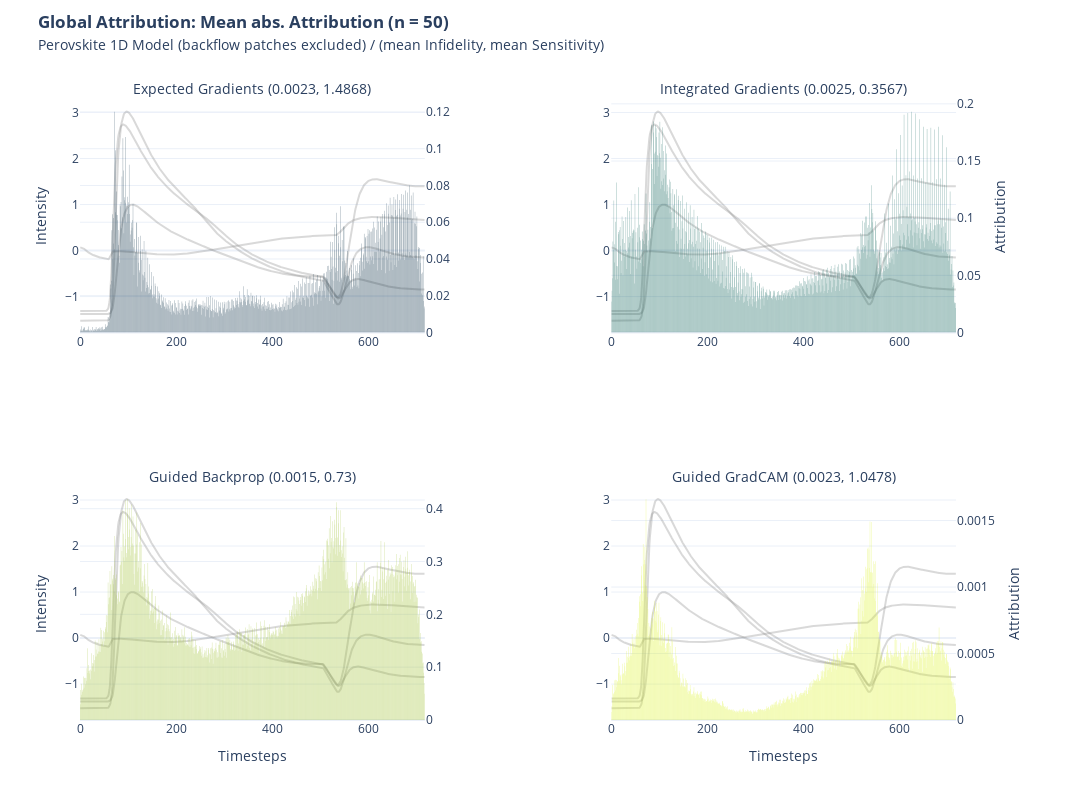

Notebook code for this chart:
### Markdown cell above
## Visualization of global abs. attribution

### Code cell
import plotly.graph_objects as go


def format_title(title, subtitle=None, subtitle_font_size=14):
    title = f"<b>{title}</b>"
    if not subtitle:
        return title
    subtitle = f'<span style="font-size: {subtitle_font_size}px;">{subtitle}</span>'
    return f"{title}<br>{subtitle}"


from plotly.subplots import make_subplots

x = x_batch.mean(0)

fig = make_subplots(
    rows=2,
    cols=2,
    specs=[
        [{"secondary_y": True}, {"secondary_y": True}],
        [{"secondary_y": True}, {"secondary_y": True}],
    ],
    subplot_titles=(
        format_title(
            "",
            "Expected Gradients ("
            + str(np.round(infid_eg.numpy(), 4))
            + ", "
            + str(np.round(sens_eg.numpy(), 4))
            + ")",
        ),
        format_title(
            "",
            "Integrated Gradients ("
            + str(np.round(infid_ig.numpy(), 4))
            + ", "
            + str(np.round(sens_ig.numpy(), 4))
            + ")",
        ),
        format_title(
            "",
            "Guided Backprop ("
            + str(np.round(infid_gbp.numpy(), 4))
            + ", "
            + str(np.round(sens_gbp.numpy(), 4))
            + ")",
        ),
        format_title(
            "",
            "Guided GradCAM ("
            + str(np.round(infid_ggc.numpy(), 4))
            + ", "
            + str(np.round(sens_ggc.numpy(), 4))
            + ")",
        ),
    ),
)


fig.add_trace(
    go.Scatter(y=x[0], name="ND", marker_color="grey", opacity=0.3, showlegend=False),
    row=1,
    col=1,
)
fig.add_trace(
    go.Scatter(
        y=x[1], name="LP725", marker_color="grey", opacity=0.3, showlegend=False
    ),
    row=1,
    col=1,
)
fig.add_trace(
    go.Scatter(
        y=x[2], name="LP780", marker_color="grey", opacity=0.3, showlegend=False
    ),
    row=1,
    col=1,
)
fig.add_trace(
    go.Scatter(
        y=x[3], name="SP775", marker_color="grey", opacity=0.3, showlegend=False
    ),
    row=1,
    col=1,
)
fig.add_trace(
    go.Bar(
        y=attr_eg.squeeze().sum(axis=0),
        marker_color="#042940",
        opacity=0.5,
        showlegend=False,
        marker_line_width=0,
    ),
    secondary_y=True,
    row=1,
    col=1,
)

fig.add_trace(
    go.Scatter(y=x[0], name="ND", marker_color="grey", opacity=0.3, showlegend=False),
    row=1,
    col=2,
)
fig.add_trace(
    go.Scatter(
        y=x[1], name="LP725", marker_color="grey", opacity=0.3, showlegend=False
    ),
    row=1,
    col=2,
)
fig.add_trace(
    go.Scatter(
        y=x[2], name="LP780", marker_color="grey", opacity=0.3, showlegend=False
    ),
    row=1,
    col=2,
)
fig.add_trace(
    go.Scatter(
        y=x[3], name="SP775", marker_color="grey", opacity=0.3, showlegend=False
    ),
    row=1,
    col=2,
)
fig.add_trace(
    go.Bar(
        y=attr_ig.squeeze().sum(axis=0),
        marker_color="#005C53",
        opacity=0.5,
        showlegend=False,
        marker_line_width=0,
    ),
    secondary_y=True,
    row=1,
    col=2,
)

fig.add_trace(
    go.Scatter(y=x[0], name="ND", marker_color="grey", opacity=0.3, showlegend=False),
    row=2,
    col=1,
)
fig.add_trace(
    go.Scatter(
        y=x[1], name="LP725", marker_color="grey", opacity=0.3, showlegend=False
    ),
    row=2,
    col=1,
)
fig.add_trace(
    go.Scatter(
        y=x[2], name="LP780", marker_color="grey", opacity=0.3, showlegend=False
    ),
    row=2,
    col=1,
)
fig.add_trace(
    go.Scatter(
        y=x[3], name="SP775", marker_color="grey", opacity=0.3, showlegend=False
    ),
    row=2,
    col=1,
)
fig.add_trace(
    go.Bar(
        y=attr_gbp.squeeze().sum(axis=0),
        marker_color="#9FC131",
        opacity=0.5,
        showlegend=False,
        marker_line_width=0,
    ),
    secondary_y=True,
    row=2,
    col=1,
)

fig.add_trace(
    go.Scatter(y=x[0], name="ND", marker_color="grey", opacity=0.3, showlegend=False),
    row=2,
    col=2,
)
fig.add_trace(
    go.Scatter(
        y=x[1], name="LP725", marker_color="grey", opacity=0.3, showlegend=False
    ),
    row=2,
    col=2,
)
fig.add_trace(
    go.Scatter(
        y=x[2], name="LP780", marker_color="grey", opacity=0.3, showlegend=False
    ),
    row=2,
    col=2,
)
fig.add_trace(
    go.Scatter(
        y=x[3], name="SP775", marker_color="grey", opacity=0.3, showlegend=False
    ),
    row=2,
    col=2,
)
fig.add_trace(
    go.Bar(
        y=attr_ggc.squeeze().sum(axis=0),
        marker_color="#DBF227",
        opacity=0.5,
        showlegend=False,
        marker_line_width=0,
    ),
    secondary_y=True,
    row=2,
    col=2,
)

fig.update_yaxes(title=None)
fig.update_yaxes(title_text=None, secondary_y=True)
fig.update_xaxes(title=None)

fig.update_yaxes(title="Intensity", row=1, col=1)
fig.update_yaxes(title_text=None, secondary_y=True, row=1, col=1)
fig.update_yaxes(title_text="Attribution", secondary_y=True, row=1, col=2)
fig.update_yaxes(title="Intensity", row=2, col=1)
fig.update_yaxes(title_text=None, secondary_y=True, row=2, col=1)
fig.update_yaxes(title_text="Attribution", secondary_y=True, row=2, col=2)
fig.update_xaxes(title="Timesteps", row=2, col=1)
fig.update_xaxes(title="Timesteps", row=2, col=2)

fig.update_layout(
    title=format_title(
        "Global Attribution: Mean abs. Attribution (n = " + str(batch_size) + ")",
        "Perovskite 1D Model (backflow patches excluded) / (mean Infidelity, mean Sensitivity)",
    ),
    legend_title=None,
    title_y=0.965,
    title_x=0.035,
    template="plotly_white",
    height=800,
    width=2000,
)

fig.write_image("xai/images/1D/1D_nb_cmp_global.png", scale=2)

fig.show()

### Figure 1 — Plotly figure (JSON) as saved in the notebook; plotly's stock layout.template omitted (floating-point values rounded to 4 significant figures; data arrays with more than 128 entries replaced by an {"elided": "..."} marker saying what was removed)
{"data": [{"marker": {"color": "grey"}, "name": "ND", "opacity": 0.3, "showlegend": false, "type": "scatter", "xaxis": "x", "y": {"elided": "719 float values"}, "yaxis": "y"}, {"marker": {"color": "grey"}, "name": "LP725", "opacity": 0.3, "showlegend": false, "type": "scatter", "xaxis": "x", "y": {"elided": "719 float values"}, "yaxis": "y"}, {"marker": {"color": "grey"}, "name": "LP780", "opacity": 0.3, "showlegend": false, "type": "scatter", "xaxis": "x", "y": {"elided": "719 float values"}, "yaxis": "y"}, {"marker": {"color": "grey"}, "name": "SP775", "opacity": 0.3, "showlegend": false, "type": "scatter", "xaxis": "x", "y": {"elided": "719 float values"}, "yaxis": "y"}, {"marker": {"color": "#042940", "line": {"width": 0}}, "opacity": 0.5, "showlegend": false, "type": "bar", "xaxis": "x", "y": {"elided": "719 float values"}, "yaxis": "y2"}, {"marker": {"color": "grey"}, "name": "ND", "opacity": 0.3, "showlegend": false, "type": "scatter", "xaxis": "x2", "y": {"elided": "719 float values"}, "yaxis": "y3"}, {"marker": {"color": "grey"}, "name": "LP725", "opacity": 0.3, "showlegend": false, "type": "scatter", "xaxis": "x2", "y": {"elided": "719 float values"}, "yaxis": "y3"}, {"marker": {"color": "grey"}, "name": "LP780", "opacity": 0.3, "showlegend": false, "type": "scatter", "xaxis": "x2", "y": {"elided": "719 float values"}, "yaxis": "y3"}, {"marker": {"color": "grey"}, "name": "SP775", "opacity": 0.3, "showlegend": false, "type": "scatter", "xaxis": "x2", "y": {"elided": "719 float values"}, "yaxis": "y3"}, {"marker": {"color": "#005C53", "line": {"width": 0}}, "opacity": 0.5, "showlegend": false, "type": "bar", "xaxis": "x2", "y": {"elided": "719 float values"}, "yaxis": "y4"}, {"marker": {"color": "grey"}, "name": "ND", "opacity": 0.3, "showlegend": false, "type": "scatter", "xaxis": "x3", "y": {"elided": "719 float values"}, "yaxis": "y5"}, {"marker": {"color": "grey"}, "name": "LP725", "opacity": 0.3, "showlegend": false, "type": "scatter", "xaxis": "x3", "y": {"elided": "719 float values"}, "yaxis": "y5"}, {"marker": {"color": "grey"}, "name": "LP780", "opacity": 0.3, "showlegend": false, "type": "scatter", "xaxis": "x3", "y": {"elided": "719 float values"}, "yaxis": "y5"}, {"marker": {"color": "grey"}, "name": "SP775", "opacity": 0.3, "showlegend": false, "type": "scatter", "xaxis": "x3", "y": {"elided": "719 float values"}, "yaxis": "y5"}, {"marker": {"color": "#9FC131", "line": {"width": 0}}, "opacity": 0.5, "showlegend": false, "type": "bar", "xaxis": "x3", "y": {"elided": "719 float values"}, "yaxis": "y6"}, {"marker": {"color": "grey"}, "name": "ND", "opacity": 0.3, "showlegend": false, "type": "scatter", "xaxis": "x4", "y": {"elided": "719 float values"}, "yaxis": "y7"}, {"marker": {"color": "grey"}, "name": "LP725", "opacity": 0.3, "showlegend": false, "type": "scatter", "xaxis": "x4", "y": {"elided": "719 float values"}, "yaxis": "y7"}, {"marker": {"color": "grey"}, "name": "LP780", "opacity": 0.3, "showlegend": false, "type": "scatter", "xaxis": "x4", "y": {"elided": "719 float values"}, "yaxis": "y7"}, {"marker": {"color": "grey"}, "name": "SP775", "opacity": 0.3, "showlegend": false, "type": "scatter", "xaxis": "x4", "y": {"elided": "719 float values"}, "yaxis": "y7"}, {"marker": {"color": "#DBF227", "line": {"width": 0}}, "opacity": 0.5, "showlegend": false, "type": "bar", "xaxis": "x4", "y": {"elided": "719 float values"}, "yaxis": "y8"}], "layout": {"annotations": [{"font": {"size": 16}, "showarrow": false, "text": "<b></b><br><span style=\"font-size: 14px;\">Expected Gradients (0.0023, 1.4868)</span>", "x": 0.185, "xanchor": "center", "xref": "paper", "y": 1, "yanchor": "bottom", "yref": "paper"}, {"font": {"size": 16}, "showarrow": false, "text": "<b></b><br><span style=\"font-size: 14px;\">Integrated Gradients (0.0025, 0.3567)</span>", "x": 0.755, "xanchor": "center", "xref": "paper", "y": 1, "yanchor": "bottom", "yref": "paper"}, {"font": {"size": 16}, "showarrow": false, "text": "<b></b><br><span style=\"font-size: 14px;\">Guided Backprop (0.0015, 0.73)</span>", "x": 0.185, "xanchor": "center", "xref": "paper", "y": 0.375, "yanchor": "bottom", "yref": "paper"}, {"font": {"size": 16}, "showarrow": false, "text": "<b></b><br><span style=\"font-size: 14px;\">Guided GradCAM (0.0023, 1.0478)</span>", "x": 0.755, "xanchor": "center", "xref": "paper", "y": 0.375, "yanchor": "bottom", "yref": "paper"}], "height": 800, "legend": {"title": {}}, "title": {"text": "<b>Global Attribution: Mean abs. Attribution (n = 50)</b><br><span style=\"font-size: 14px;\">Perovskite 1D Model (backflow patches excluded) / (mean Infidelity, mean Sensitivity)</span>", "x": 0.035, "y": 0.965}, "width": 2000, "xaxis": {"anchor": "y", "domain": [0, 0.37], "title": {}}, "xaxis2": {"anchor": "y3", "domain": [0.57, 0.94], "title": {}}, "xaxis3": {"anchor": "y5", "domain": [0, 0.37], "title": {"text": "Timesteps"}}, "xaxis4": {"anchor": "y7", "domain": [0.57, 0.94], "title": {"text": "Timesteps"}}, "yaxis": {"anchor": "x", "domain": [0.625, 1], "title": {"text": "Intensity"}}, "yaxis2": {"anchor": "x", "overlaying": "y", "side": "right", "title": {}}, "yaxis3": {"anchor": "x2", "domain": [0.625, 1], "title": {}}, "yaxis4": {"anchor": "x2", "overlaying": "y3", "side": "right", "title": {"text": "Attribution"}}, "yaxis5": {"anchor": "x3", "domain": [0, 0.375], "title": {"text": "Intensity"}}, "yaxis6": {"anchor": "x3", "overlaying": "y5", "side": "right", "title": {}}, "yaxis7": {"anchor": "x4", "domain": [0, 0.375], "title": {}}, "yaxis8": {"anchor": "x4", "overlaying": "y7", "side": "right", "title": {"text": "Attribution"}}}}
